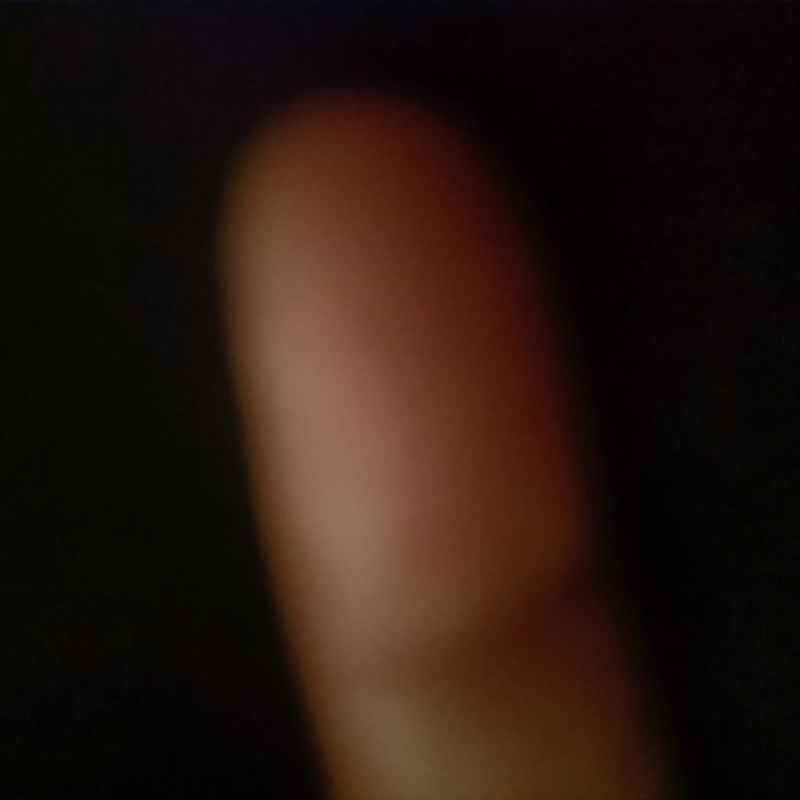
#> input picture test_dataset/Dark/DImage1.jpeg, 1600 x 1600 px (shown at 1/2 size)
$ python quality_assessment.py   (older library calls are emulated)
#> lines starting #> are read from the running program, lines starting #| are printed output that depends on the picture; after the words box and inside, x2 and y2 are one past the last pixel; in counts of white or black regions, pixels touching at a corner belong together
"""
=========================================================
Contactless Fingerprint Quality Assessment
quality_assessment.py

Author : Ruheena Tasneem
Description:
Core Quality Assessment Module

This module performs

1. Blur Detection
2. Brightness Detection
3. Glare Detection
4. ROI Completeness
5. Ridge Clarity
6. Composite Score
7. Quality Gate

=========================================================
"""

import cv2
import numpy as np


# =========================================================
# Blur Detection
# =========================================================

def check_blur(image_bgr, threshold=10.0):
    """
    Detects whether image is blurry using
    Laplacian Variance.
    """

    gray = cv2.cvtColor(image_bgr, cv2.COLOR_BGR2GRAY)

    blur_score = cv2.Laplacian(
        gray,
        cv2.CV_64F
    ).var()

    result = {
        "blur_score": round(float(blur_score), 2),
        "is_blurry": blur_score < threshold
    }

    return result


# =========================================================
# Brightness Detection
# =========================================================

def check_brightness(
        image_bgr,
        min_thresh=50,
        max_thresh=210
):

    gray = cv2.cvtColor(
        image_bgr,
        cv2.COLOR_BGR2GRAY
    )

    brightness = np.mean(gray)

    result = {
        "brightness": round(float(brightness), 2),
        "too_dark": brightness < min_thresh,
        "too_bright": brightness > max_thresh
    }

    return result


# =========================================================
# Glare Detection
# =========================================================

def check_glare(
        image_bgr,
        max_glare_ratio=0.05
):

    gray = cv2.cvtColor(
        image_bgr,
        cv2.COLOR_BGR2GRAY
    )

    glare_pixels = np.sum(gray > 240)

    total_pixels = gray.size

    glare_fraction = glare_pixels / total_pixels

    result = {
        "has_glare": glare_fraction > max_glare_ratio,
        "glare_fraction": round(float(glare_fraction), 4)
    }

    return result


# =========================================================
# ROI Completeness
# =========================================================

def check_roi_completeness(
        image_bgr,
        min_roi_ratio=0.15
):

    gray = cv2.cvtColor(
        image_bgr,
        cv2.COLOR_BGR2GRAY
    )

    blur = cv2.GaussianBlur(
        gray,
        (5, 5),
        0
    )

    _, thresh = cv2.threshold(
        blur,
        0,
        255,
        cv2.THRESH_BINARY + cv2.THRESH_OTSU
    )

    foreground_pixels = np.sum(thresh > 0)

    total_pixels = gray.size

    roi_fraction = foreground_pixels / total_pixels

    result = {
        "roi_fraction": round(float(roi_fraction), 4),
        "roi_complete": roi_fraction >= min_roi_ratio
    }

    return result


# =========================================================
# Ridge Clarity
# =========================================================

def check_ridge_clarity(
        image_bgr,
        threshold=15.0
):

    gray = cv2.cvtColor(
        image_bgr,
        cv2.COLOR_BGR2GRAY
    )

    kernel = cv2.getGaborKernel(
        (21, 21),
        sigma=5,
        theta=np.pi / 4,
        lambd=10,
        gamma=0.5,
        psi=0
    )

    filtered = cv2.filter2D(
        gray,
        cv2.CV_64F,
        kernel
    )

    ridge_score = np.var(filtered) / 100

    result = {
        "ridge_score": round(float(ridge_score), 2),
        "ridges_clear": ridge_score >= threshold
    }

    return result


# =========================================================
# Normalize Blur
# =========================================================

def normalize_blur(score):

    return min(1.0, score / 50.0)


# =========================================================
# Normalize Brightness
# =========================================================

def normalize_brightness(score):

    value = 1.0 - abs(score - 128) / 128

    return max(0.0, value)


# =========================================================
# Normalize Glare
# =========================================================

def normalize_glare(glare):

    value = 1.0 - glare / 0.05

    return max(0.0, value)


# =========================================================
# Normalize ROI
# =========================================================

def normalize_roi(roi):

    return min(1.0, roi / 0.35)


# =========================================================
# Normalize Ridge
# =========================================================

def normalize_ridge(score):

    return min(1.0, score / 30.0)


# =========================================================
# Composite Score
# =========================================================

def calculate_composite_score(
        blur_result,
        bright_result,
        glare_result,
        roi_result,
        ridge_result
):

    n_blur = normalize_blur(
        blur_result["blur_score"]
    )

    n_brightness = normalize_brightness(
        bright_result["brightness"]
    )

    n_glare = normalize_glare(
        glare_result["glare_fraction"]
    )

    n_roi = normalize_roi(
        roi_result["roi_fraction"]
    )

    n_ridge = normalize_ridge(
        ridge_result["ridge_score"]
    )

    score = (
        0.25 * n_blur +
        0.15 * n_brightness +
        0.15 * n_glare +
        0.20 * n_roi +
        0.25 * n_ridge
    ) * 100

    return round(score, 2)

# =========================================================
# Guidance Message
# =========================================================

def get_guidance(
        blur_result,
        bright_result,
        glare_result,
        roi_result,
        ridge_result
):
    """
    Returns guidance message based on failed quality check.
    """

    if blur_result["is_blurry"]:
        return "Too blurry - Hold your phone steady and refocus."

    if bright_result["too_dark"]:
        return "Too dark - Move to a brighter area or turn on flash."

    if bright_result["too_bright"]:
        return "Too bright - Reduce direct lighting."

    if glare_result["has_glare"]:
        return "Glare detected - Tilt your finger slightly."

    if not roi_result["roi_complete"]:
        return "Finger not fully visible - Move finger closer."

    if not ridge_result["ridges_clear"]:
        return "Fingerprint ridges unclear - Clean the camera lens."

    return "Good capture - Ready for processing."


# =========================================================
# Master Quality Gate
# =========================================================

def quality_gate(image_path_or_array):
    """
    Main function for evaluating fingerprint quality.
    """

    # Read Image
    if isinstance(image_path_or_array, str):
        img = cv2.imread(image_path_or_array)
    else:
        img = image_path_or_array

    if img is None:
        raise ValueError("Image could not be loaded.")

    # Run all quality checks
    blur_result = check_blur(img)

    bright_result = check_brightness(img)

    glare_result = check_glare(img)

    roi_result = check_roi_completeness(img)

    ridge_result = check_ridge_clarity(img)

    # Calculate Composite Score
    composite_score = calculate_composite_score(
        blur_result,
        bright_result,
        glare_result,
        roi_result,
        ridge_result
    )

    # Hard Failure Conditions
    hard_failure = (
        blur_result["is_blurry"] or
        bright_result["too_dark"] or
        bright_result["too_bright"] or
        glare_result["has_glare"] or
        not roi_result["roi_complete"] or
        not ridge_result["ridges_clear"]
    )

    passed = composite_score >= 60 and not hard_failure

    guidance = get_guidance(
        blur_result,
        bright_result,
        glare_result,
        roi_result,
        ridge_result
    )

    result = {
        "passed": passed,
        "composite_score": composite_score,
        "blur": blur_result,
        "brightness": bright_result,
        "glare": glare_result,
        "roi": roi_result,
        "ridge": ridge_result,
        "guidance": guidance
    }

    return result


# =========================================================
# Print Results
# =========================================================

def print_result(result):
    """
    Prints results in a readable format.
    """

    print("\n")
    print("=" * 60)
    print("CONTACTLESS FINGERPRINT QUALITY REPORT")
    print("=" * 60)

    print(f"Composite Score : {result['composite_score']} / 100")

    if result["passed"]:
        print("Overall Result  : PASS")
    else:
        print("Overall Result  : FAIL")

    print("-" * 60)

    print("Blur Score      :", result["blur"]["blur_score"])
    print("Brightness      :", result["brightness"]["brightness"])
    print("Glare Fraction  :", result["glare"]["glare_fraction"])
    print("ROI Fraction    :", result["roi"]["roi_fraction"])
    print("Ridge Score     :", result["ridge"]["ridge_score"])

    print("-" * 60)

    print("Guidance:")
    print(result["guidance"])

    print("=" * 60)


# =========================================================
# Main Function
# =========================================================

if __name__ == "__main__":

    image_path = input("Enter image path : ")
#> the answer given: test_dataset/Dark/DImage1.jpeg

    try:

        result = quality_gate(image_path)
#> in quality_gate, img is the input picture: shape (1600, 1600, 3); mean B, G, R 15.2, 22.6, 37.9
#> in check_blur, `gray = cv2.cvtColor(image_bgr, cv2.COLOR_BGR2GRAY)`:
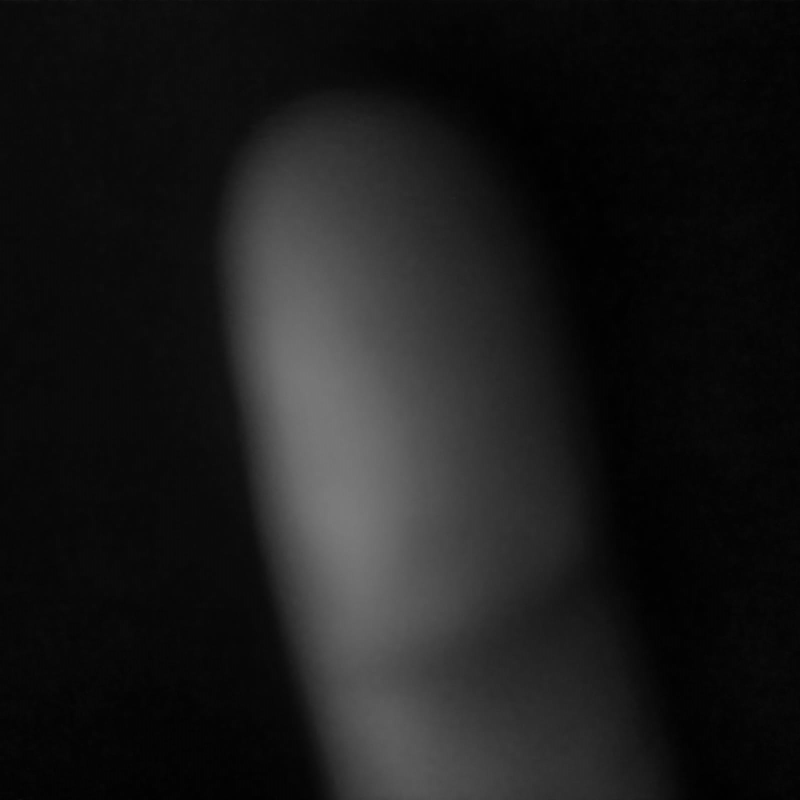
#> gray: shape (1600, 1600) (shown at 1/2 size); min 0, max 123, mean 26.3
#> in check_blur, `blur_score = cv2.Laplacian( gray, cv2.CV_64F ).var()`: blur_score = 1.26
#> in check_blur, `result = { "blur_score": round(float(blur_score), 2), "is_blurry": blu..`: result = {'blur_score': 1.26, 'is_blurry': True}
#> in check_brightness, `brightness = np.mean(gray)`: brightness = 26.33
#> in check_brightness, `result = { "brightness": round(float(brightness), 2), "too_dark": brig..`: result = {'brightness': 26.33, 'too_dark': True, 'too_bright': False}
#> in quality_gate, `bright_result = check_brightness(img)`: bright_result has the same summary as result in check_brightness
#> in check_glare, `glare_pixels = np.sum(gray > 240)`: glare_pixels = 0
#> in check_glare, `result = { "has_glare": glare_fraction > max_glare_ratio, "glare_fract..`: result = {'has_glare': False, 'glare_fraction': 0}
#> in check_roi_completeness, `_, thresh = cv2.threshold( blur, 0, 255, cv2.THRESH_BINARY + cv2.THRES..`:
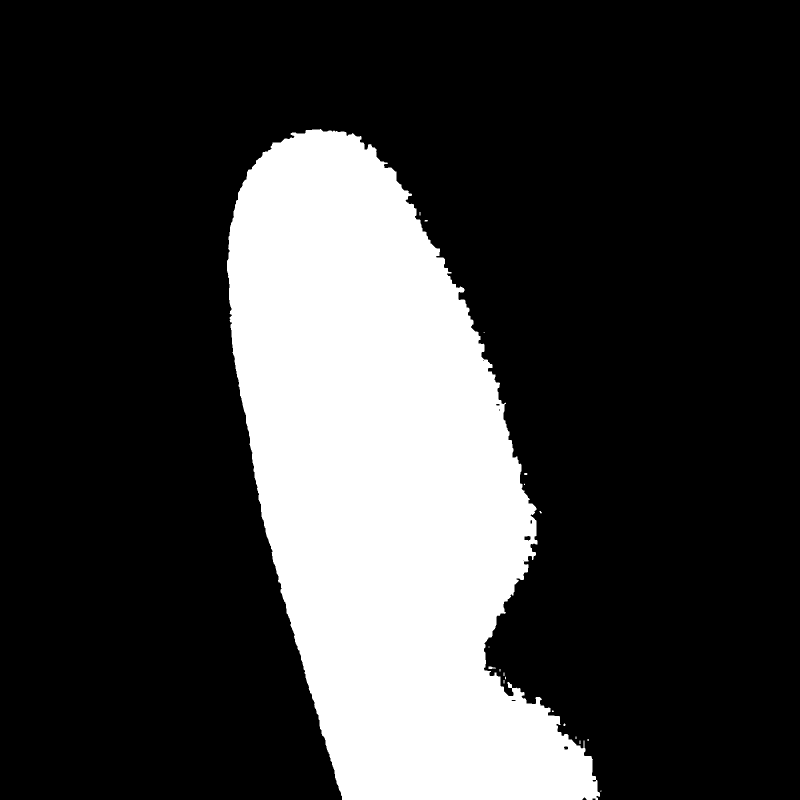
#> thresh: shape (1600, 1600) (shown at 1/2 size); 23.6% white; 19 white regions (16 under 20 px), largest, box (x1, y1, x2, y2) and area: (454, 258, 1200, 1600) 603918, (977, 1333, 992, 1338) 50, (1048, 946, 1055, 950) 24
#> in check_roi_completeness, `foreground_pixels = np.sum(thresh > 0)`: foreground_pixels = 604165
#> in check_roi_completeness, `roi_fraction = foreground_pixels / total_pixels`: roi_fraction = 0.236
#> in check_roi_completeness, `result = { "roi_fraction": round(float(roi_fraction), 4), "roi_complet..`: result = {'roi_fraction': 0.236, 'roi_complete': True}
#> in check_ridge_clarity, `filtered = cv2.filter2D( gray, cv2.CV_64F, kernel )`:
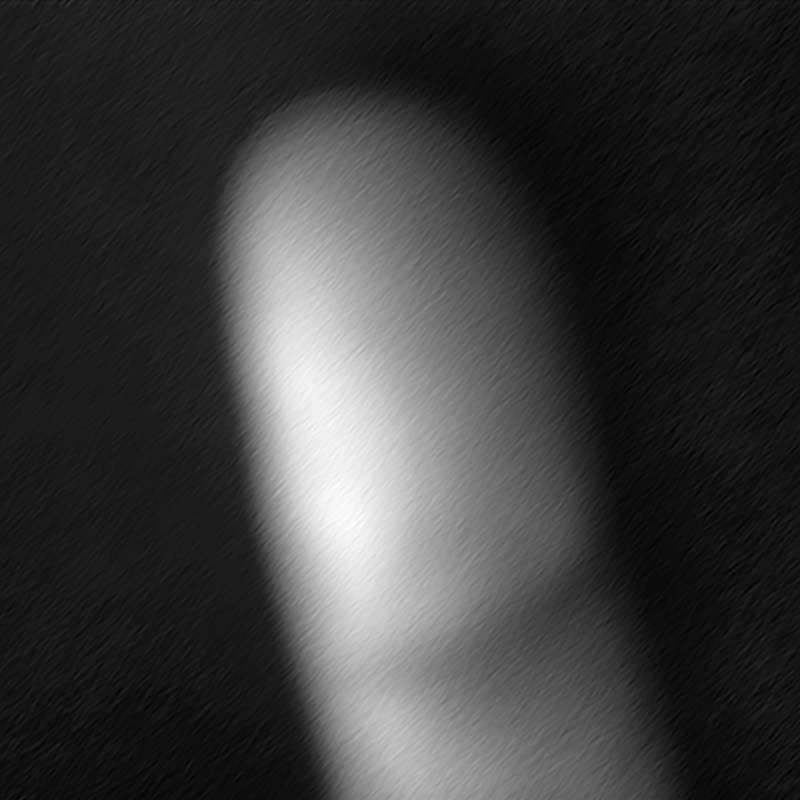
#> filtered: shape (1600, 1600) float64 (shown at 1/2 size); min -33.43, max 1035.9, mean 217.5; drawn with min black and max white
#> in check_ridge_clarity, `ridge_score = np.var(filtered) / 100`: ridge_score = 638.6
#> in check_ridge_clarity, `result = { "ridge_score": round(float(ridge_score), 2), "ridges_clear"..`: result = {'ridge_score': 638.6, 'ridges_clear': True}
#> in calculate_composite_score, `n_blur = normalize_blur( blur_result["blur_score"] )`: n_blur = 0.0252
#> in calculate_composite_score, `n_brightness = normalize_brightness( bright_result["brightness"] )`: n_brightness = 0.206
#> in calculate_composite_score, `n_glare = normalize_glare( glare_result["glare_fraction"] )`: n_glare = 1
#> in calculate_composite_score, `n_roi = normalize_roi( roi_result["roi_fraction"] )`: n_roi = 0.674
#> in calculate_composite_score, `n_ridge = normalize_ridge( ridge_result["ridge_score"] )`: n_ridge = 1
#> in calculate_composite_score, `score = ( 0.25 * n_blur + 0.15 * n_brightness + 0.15 * n_glare + 0.20 ..`: score = 57.2
#> in quality_gate, `hard_failure = ( blur_result["is_blurry"] or bright_result["too_dark"]..`: hard_failure = True
#> in quality_gate, `passed = composite_score >= 60 and not hard_failure`: passed = False
#> result = 8 items

        print_result(result)
#| Composite Score : 57.2 / 100
#| Blur Score      : 1.26
#| Brightness      : 26.33
#| Glare Fraction  : 0.0
#| ROI Fraction    : 0.236
#| Ridge Score     : 638.63
#| Too blurry - Hold your phone steady and refocus.

    except Exception as e:

        print("Error :", e)
